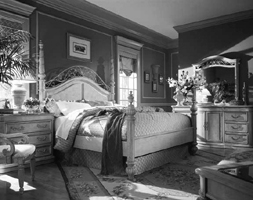
#> input picture CSE527-HW3-fall18/CSE527-HW3-fall18/data/train/Bedroom/image_0025.jpg, 253 x 200 px; its folder holds 3 pictures in this run
$ jupyter execute --allow-errors CSE527_HW3_fall2018.ipynb   (Python 2 division)
#> lines starting #> are read from the running program, lines starting #| are printed output that depends on the picture
# CSE527 Homework 3
**Due date: 23:59 on 11/06, 2018 (Tuesday)**

## Description
---
In this homework, we will examine the task of scene recognition starting with
very simple methods: tiny images and nearest neighbor classification, and then
move on to more advanced methods: bags of quantized local features and linear
classifiers learned by support vector machines.

Bag of words models are a popular technique for image classification inspired by
models used in natural language processing. The model ignores or downplays word
arrangement (spatial information in the image) and classifies based on a
histogram of the frequency of visual words. The visual word "vocabulary" is
established by clustering a large corpus of local features. See Szeliski chapter
14.4.1 for more details on category recognition with quantized features. In
addition, 14.3.2 discusses vocabulary creation and 14.1 covers classification
techniques.

For this homework you will be implementing a basic bag of words model. You will
classify scenes into one of 15 categories by training and testing on the 15
scene database (introduced in [Lazebnik et al.
2006](http://www.di.ens.fr/willow/pdfs/cvpr06b.pdf), although built on top of
previously published datasets).
[Lazebnik et al. 2006](http://www.di.ens.fr/willow/pdfs/cvpr06b.pdf) is a great
paper to read, although we will be implementing the baseline method the paper
discusses (equivalent to the zero level pyramid) and not the more sophisticated
spatial pyramid. For an excellent survey of
pre-deep-learning feature encoding methods for bag of words models, see
[Chatfield et al, 2011](http://www.robots.ox.ac.uk/~vgg/research/encoding_eval/).

You are required to implement 2 different image representations: tiny images and bags of SIFT features, and 2 different classification techniques: nearest neighbor and linear SVM. There are 3 problems plus a performance report in this homework with a total of 100 points. 1 bonus question with extra 10 points is provided under problem 3. The maximum points you may earn from this homework is 100 + 10 = 110 points. Be sure to read **Submission Guidelines** below. They are important.

## Dataset
---
The starter code trains and tests on 100 images from each category (i.e. 1500
training examples total and 1500 test cases total). In a real research paper,
one would be expected to test performance on random splits of the data into
training and test sets, but the starter code does not do this to ease debugging.
Download the dataset
[here](https://drive.google.com/a/cs.stonybrook.edu/file/d/0B446EB1iI6_Qc0Q1NTRTajdUVTg/view?usp=sharing). <br>

Once downloded, extract it to your root folder Surname_Givenname_SBUID. Under your root folder,
there should be a folder named "data" (i.e. XXX/Surname_Givenname_SBUID/data) containing the images.
**Delete** the data subfolder before submission or the blackboard won't let you do so because
of the size. There should be only one .ipynb file under your root folder Surname_Givenname_SBUID.

## Starter Code
---
To make your task a little easier, below we provide some starter code which
randomly guesses the category of every test image and achieves about 6.6% accuracy
(1 out of 15 guesses is correct).

[cell 1]
import cv2
import numpy as np
import matplotlib.pyplot as plt
import glob
import itertools
import sys
print(sys.version)
from sklearn import preprocessing
from sklearn import neighbors
from sklearn.neighbors import NearestNeighbors
from sklearn.cluster import KMeans
from sklearn.svm import LinearSVC
from sklearn.datasets import make_classification

[cell 2]
class_names = [name[11:] for name in glob.glob('data/train/*')]
class_names = dict(zip(xrange(len(class_names)), class_names))

def load_dataset(path, num_per_class=-1):
#> called with path = 'data/train/', num_per_class = 100
    data = []
    labels = []
    for id, class_name in class_names.iteritems():
        img_path_class = glob.glob(path + class_name + '/*.jpg')
        if num_per_class > 0:
            img_path_class = img_path_class[:num_per_class]  #img_path_calss[0:100]
            labels.extend([id]*len(img_path_class)) # labels 0, 0, 0, 0
        for filename in img_path_class:
            data.append(cv2.imread(filename, 0))
    return data, labels

# load training dataset
train_data, train_label = load_dataset('data/train/', 100)
train_num = len(train_label) # 1500

# load testing dataset
test_data, test_label = load_dataset('data/test/', 100)
test_num = len(test_label) #1500

# feature extraction
def extract_feat(raw_data):
    feat_dim = 1000
    feat = np.zeros((len(raw_data), feat_dim), dtype=np.float32)
    for i in xrange(feat.shape[0]):
        feat[i] = np.reshape(raw_data[i], (raw_data[i].size))[:feat_dim] # dummy implemtation

    return feat

train_feat = extract_feat(train_data)
test_feat = extract_feat(test_data)

# model training: take feature and label, return model
def train(X, Y):
    return 0 # dummy implementation

# prediction: take feature and model, return label
def predict(model, x):
    return np.random.randint(15) # dummy implementation

# evaluation
predictions = [-1]*len(test_feat)
for i in xrange(test_num):
    predictions[i] = predict(None, test_feat[i])

accuracy = sum(np.array(predictions) == test_label) / float(test_num)

print "The accuracy of my dummy model is {:.2f}%".format(accuracy*100)

## Problem 1: Tiny Image Representation + Nearest Neighbor Classifier
{25 points} You will start by implementing the tiny image representation and the nearest neighbor classifier. They are easy to understand, easy to implement, and run very quickly for our experimental setup.

The "tiny image" feature is one of the simplest possible image representations. One simply resizes each image to a small, fixed resolution. You are required to **resize the image to 16x16**. It works slightly better if the tiny image is made to have zero mean and unit length (normalization). This is not a particularly good representation, because it discards all of the high frequency image content and is not especially invariant to spatial or brightness shifts. We are using tiny images simply as a baseline.

The nearest neighbor classifier is equally simple to understand. When tasked with classifying a test feature into a particular category, one simply finds the "nearest" training example (L2 distance is a sufficient metric) and assigns the label of that nearest training example to the test example. The nearest neighbor classifier has many desirable features — it requires no training, it can learn arbitrarily complex decision boundaries, and it trivially supports multiclass problems. It is quite vulnerable to training noise, though, which can be alleviated by voting based on the K nearest neighbors (but you are not required to do so). Nearest neighbor classifiers also suffer as the feature dimensionality increases, because the classifier has no mechanism to learn which dimensions are irrelevant for the decision.

Report your classification accuracy on the test sets and time consumption.

**Hints**:
- Use [cv2.resize()](https://docs.opencv.org/2.4/modules/imgproc/doc/geometric_transformations.html#resize) to resize the images;
- Use [NearestNeighbors in Sklearn](http://scikit-learn.org/stable/modules/neighbors.html) as your nearest neighbor classifier.

[cell 3]
class_names = [name[11:] for name in glob.glob('data/train/*')]
class_names = dict(zip(xrange(len(class_names)), class_names))

def load_dataset(path, num_per_class=-1):
#> called with path = 'data/train/', num_per_class = 100
    data = []
    labels = []
    for id, class_name in class_names.iteritems():
        img_path_class = glob.glob(path + class_name + '/*.jpg')
        if num_per_class > 0:
            img_path_class = img_path_class[:num_per_class]
            labels.extend([id]*len(img_path_class))
        for filename in img_path_class:
            img=cv2.imread(filename,0)
#> img is the input picture: shape (200, 253); min 7, max 255, mean 97
            resize_img = cv2.resize(img, (16,16), interpolation=cv2.INTER_CUBIC)
            np_img=np.array(resize_img)
            mean_image=np.mean(np_img)
            var_image=np.var(img,ddof=1)
            normalized_one=np_img-mean_image
            final_image=np.divide(normalized_one,var_image)
            data.append(final_image)
    return data, labels

def flat_input (train_data):
    flat_train_data=[]
    for element in train_data:
        flat_element=element.ravel()
        flat_train_data.append(flat_element)
    X=np.array(flat_train_data)
    return X

def knearst_neighbor_report():
    train_data, train_label = load_dataset('data/train/', 100)
    train_num = len(train_label)
    test_data, test_label = load_dataset('data/test/', 100)
    test_num = len(test_label)
    X=flat_input(train_data)
    train_labels_np=np.array(train_label)
    y=np.transpose(train_labels_np)

    test_X=flat_input(test_data)
    test_labels_np=np.array(test_label)
    test_y=np.transpose(test_labels_np)

    n_neighbors = 15

    for weights in ['uniform', 'distance']:
        clf = neighbors.KNeighborsClassifier(n_neighbors, weights=weights)
        clf.fit(X, y)
        Z = clf.predict(test_X)
        accuracy = sum(Z == test_labels_np) / float(test_num)
        print("the accuracy of  using "+ weights + " nearst neighbor is "+ str(accuracy))

#> (the rest of this cell did not finish here and is left out)

## Problem 2: Bag of SIFT Representation + Nearest Neighbor Classifer
{35 points}
After you have implemented a baseline scene recognition pipeline it is time to
move on to a more sophisticated image representation — bags of quantized SIFT
features. Before we can represent our training and testing images as bag of
feature histograms, we first need to establish a vocabulary of visual words. We
will form this vocabulary by sampling many local features from our training set
(10's or 100's of thousands) and then cluster them with k-means. The number of
k-means clusters is the size of our vocabulary and the size of our features. For
example, you might start by clustering many SIFT descriptors into k=50 clusters.
This partitions the continuous, 128 dimensional SIFT feature space into 50
regions. For any new SIFT feature we observe, we can figure out which region it
belongs to as long as we save the centroids of our original clusters. Those
centroids are our visual word vocabulary. Because it can be slow to sample and
cluster many local features, the starter code saves the cluster centroids and
avoids recomputing them on future runs.

Now we are ready to represent our training and testing images as histograms of
visual words. For each image we will densely sample many SIFT descriptors.
Instead of storing hundreds of SIFT descriptors, we simply count how many SIFT
descriptors fall into each cluster in our visual word vocabulary. This is done
by finding the nearest neighbor k-means centroid for every SIFT feature. Thus,
if we have a vocabulary of 50 visual words, and we detect 220 distinct SIFT
features in an image, our bag of SIFT representation will be a histogram of 50
dimensions where each bin counts how many times a SIFT descriptor was assigned
to that cluster. The total of all the bin-counts is 220. The histogram should be
normalized so that image size does not dramatically change the bag of features
magnitude.

**Note**:
- Instead of using SIFT to detect invariant keypoints which is time-consuming,
  you are recommended to densely sample keypoints in a grid with certain step
  size (sampling density) and scale.
- There are many design decisions and free parameters for the bag of SIFT
  representation (number of clusters, sampling density, sampling scales, SIFT
  parameters, etc.) so accuracy might vary from 50% to 60%.
- Indicate clearly the parameters you use along with the prediction accuracy
  on test set and time consumption.

**Hints**:
- Use [KMeans in Sklearn](http://scikit-learn.org/stable/modules/generated/sklearn.cluster.KMeans.html)
  to do clustering and find the nearest cluster centroid for each SIFT feature;
- Use `cv2.xfeatures2d.SIFT_create()` to create a SIFT object;
- Use `sift.compute()` to compute SIFT descriptors given densely sampled keypoints
  ([cv2.Keypoint](https://docs.opencv.org/3.0-beta/modules/core/doc/basic_structures.html?highlight=keypoint#keypoint)).

[cell 4]
class_names = [name[11:] for name in glob.glob('data/train/*')]
class_names = dict(zip(xrange(len(class_names)), class_names))

def load_dataset(path, num_per_class=-1):
#> called with path = 'data/train/', num_per_class = 10
    data = []
    labels = []
    row_count=0
    for id, class_name in class_names.iteritems():
        img_path_class = glob.glob(path + class_name + '/*.jpg')
        if num_per_class > 0:
            img_path_class = img_path_class[:num_per_class]
            labels.extend([id]*len(img_path_class))
        for filename in img_path_class:
            img=cv2.imread(filename,0)
            row_count=row_count+img.shape[0]
#> row_count = 200
            data.append(img)
    print(row_count)
#| 856
    return data, labels

train_data, train_label = load_dataset('data/train/', 10) # load 10 image/class
train_num = len(train_label)
test_data, test_label = load_dataset('data/test/', 100)
#| 856
test_num = len(test_label)

[cell 5]
print(train_num)
print(test_num)

[cell 6]
print(len(train_data))
print(train_data[0])

#> (a cell that did not finish here is left out)

#> (a cell that did not finish here is left out)

#> (a cell that did not finish here is left out)

[cell 10]
def calculate_descriptors_for_Kmeans_train(data):
    sift = cv2.xfeatures2d.SIFT_create()
    all_descriptors=[]
    count=0
    for image in data:
        kp = sift.detect(image,None)  # key points
        kp,des = sift.compute(image,kp) # calculate the descriptors
        count=count+des.shape[0]
        all_descriptors.append(des)
    stack_array=all_descriptors[0]
    for i in range(1, len(all_descriptors)):
        stack_array=np.concatenate((stack_array, all_descriptors[i]), axis=0)
    return stack_array
def calculate_descriptors_for_Kmeans_test(data):
    sift = cv2.xfeatures2d.SIFT_create()
    kp = sift.detect(data,None)  # key points
    kp,des = sift.compute(data,kp) # calculate the descriptors
    return des

[cell 11]
print(len(test_data))

[cell 12]
test_data_stack=[]   # each image
for elements in test_data:
    test_data_stack.append(calculate_descriptors_for_Kmeans_test(elements))

[cell 13]
print(len(test_data_stack))
print(test_data_stack[0].shape)
#| (461, 128)

[cell 14]
train_data_stack=[]
#> (the rest of this cell did not finish here and is left out)

[cell 15]
# for elements in train_data_stack:
#     print(elements.shape)

[cell 16]
kmeans_array=[]
kmeans_labels=[]
kmeans_centers=[]
for elements in train_data_stack:
    kmeans = KMeans(n_clusters=50, random_state=0).fit(elements)
    kmeans_array.append(kmeans)
    kmeans_labels.append(kmeans.labels_)
    kmeans_centers.append(kmeans.cluster_centers_)

[cell 17]
print(len(kmeans_array))

[cell 18]
# print(kmeans_labels[0])
# print(kmeans_labels[1])

[cell 19]
for kmeans in kmeans_array:
    for test_descriptor in test_data_stack:
        predict=kmeans.predict(stack_array_test)

#> (a cell that did not finish here is left out)

[cell 21]
sift = cv2.xfeatures2d.SIFT_create()
kp = sift.detect(test_data[0],None)  # key points
kp,des = sift.compute(test_data[0],kp) # calculate the descriptors
print(des.shape)
#| (461, 128)

#> (a cell that did not finish here is left out)

#> (a cell that did not finish here is left out)

#> (a cell that did not finish here is left out)

#> (a cell that did not finish here is left out)

[cell 26]
def hist_gen(arr, numPerChunk):
    # there are a total of 15 classes with 100 image in each class
#     single_image=np.array_split(kmeans.labels_, 1500) # each element is representative of single image
    single_image=np.array_split(arr, numPerChunk)
#     print(len(single_image))
    hist=[]
    for elements in single_image:
        unique, counts = np.unique(elements, return_counts=True)
        hist.append(counts)
    return hist

#> (a cell that did not finish here is left out)

#> (a cell that did not finish here is left out)

# my original method

[cell 29]
class_names = [name[11:] for name in glob.glob('data/train/*')]
class_names = dict(zip(xrange(len(class_names)), class_names))

def load_dataset(path, num_per_class=-1):
#> called with path = 'data/train/', num_per_class = 10
    data = []
    labels = []
    row_count=0
    for id, class_name in class_names.iteritems():
        img_path_class = glob.glob(path + class_name + '/*.jpg')
        if num_per_class > 0:
            img_path_class = img_path_class[:num_per_class]
            labels.extend([id]*len(img_path_class))
        for filename in img_path_class:
            img=cv2.imread(filename,0)
            row_count=row_count+img.shape[0]
#> row_count = 200
            data.append(img)
    print(row_count)
#| 856
    return data, labels

train_data, train_label = load_dataset('data/train/', 10) # load 10 image/class
train_num = len(train_label)
test_data, test_label = load_dataset('data/test/', 100)
#| 856
test_num = len(test_label)

[cell 30]
def calculate_descriptors_for_Kmeans(data):
    sift = cv2.xfeatures2d.SIFT_create()
    all_descriptors=[]
    count=0
    for image in data:
        kp = sift.detect(image,None)  # key points
        kp,des = sift.compute(image,kp) # calculate the descriptors
        count=count+des.shape[0]
        all_descriptors.append(des)
    stack_array=all_descriptors[0]
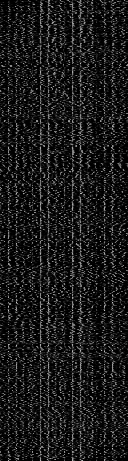
#> stack_array: shape (461, 128) float32; min 0, max 196, mean 26
    for i in range(1, len(all_descriptors)):
        stack_array=np.concatenate((stack_array, all_descriptors[i]), axis=0)
#> this loop made 3 passes
#> pass 1, in calculate_descriptors_for_Kmeans, `stack_array=np.concatenate((stack_array, all_descriptors[i]), axis=0)`:
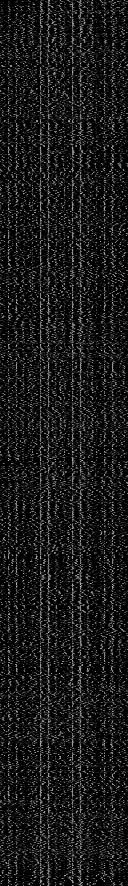
#> stack_array: shape (886, 128) float32; min 0, max 198, mean 25.9
#> pass 2, in calculate_descriptors_for_Kmeans, `stack_array=np.concatenate((stack_array, all_descriptors[i]), axis=0)`:
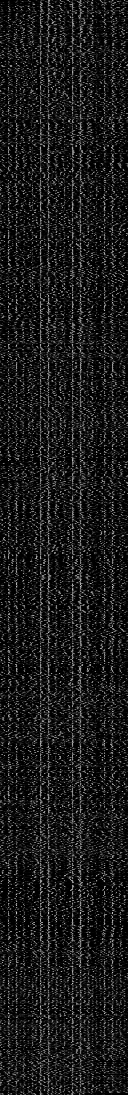
#> stack_array: shape (1095, 128) float32; min 0, max 203, mean 26
#> pass 3, in calculate_descriptors_for_Kmeans, `stack_array=np.concatenate((stack_array, all_descriptors[i]), axis=0)`:
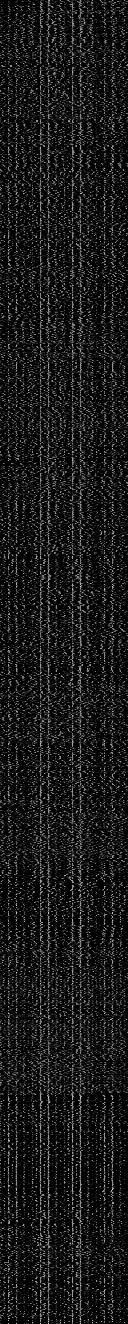
#> stack_array: shape (1324, 128) float32; min 0, max 205, mean 25.4
#| 856
    return stack_array

[cell 31]
train_data_stack=calculate_descriptors_for_Kmeans(train_data)
# test_data_stack=calculate_descriptors_for_Kmeans(test_data)

[cell 32]
kmeans = KMeans(n_clusters=50, random_state=0).fit(train_data_stack)

[cell 33]
def calculate_histgram(data):
    sift = cv2.xfeatures2d.SIFT_create()
    hist=[]
    for image in data:
        kp = sift.detect(image,None)  # key points
        kp,des = sift.compute(image,kp) # calculate the descriptors
        cluster_group=np.array(kmeans.predict(des))
        unique, counts = np.unique(cluster_group, return_counts=True)
        dictionary=dict(zip(unique,counts))
        total_sum=np.sum(counts,dtype=float)
        nor_hist=np.divide(counts, total_sum)
        dictionary = dict(zip(unique, nor_hist))
        for i in range(0,50):
            if (dictionary.has_key(i)==False):
                dictionary[i]=0
        hist.append(dictionary.values())
    return hist

[cell 34]
train_data_all, train_label_all = load_dataset('data/train/', 100) # load 10 image/class
train_hist=calculate_histgram(train_data_all)

[cell 35]
test_hist=calculate_histgram(test_data)

[cell 36]
print(len(test_hist))
print(test_hist[0])

[cell 37]
test_labels_np=np.array(test_label)
n_neighbors=15
X=np.array(train_hist)
print(X.shape)
#| (4,)
train_labels_np=np.array(train_label_all)
y=np.transpose(train_labels_np)
print(y.shape)
#| (4,)
